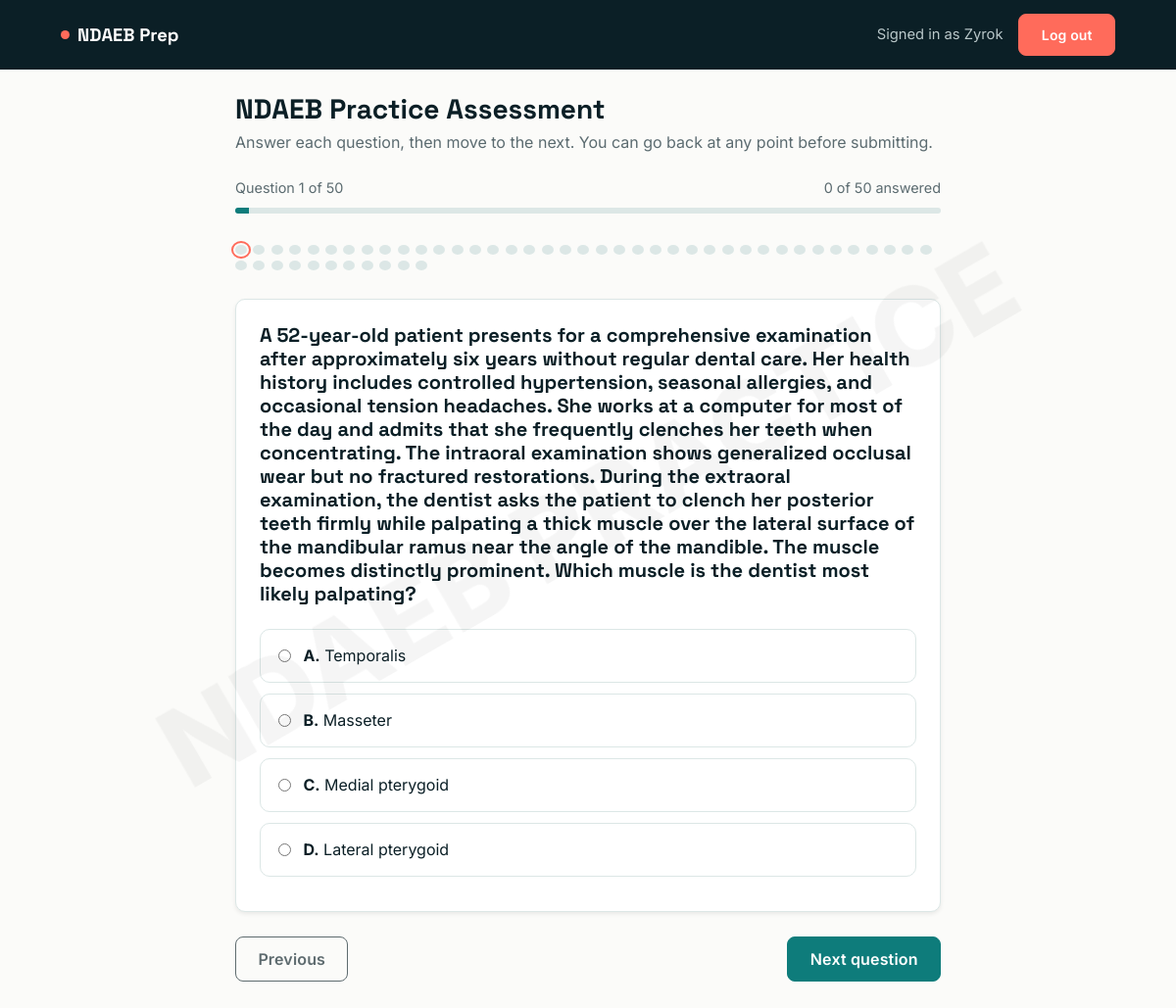
The page /exam/ (signed in) on the database its author committed.
### main/models.py (models this page shows, shortened)
class Question(models.Model):
    question = models.TextField()
    option_a = models.CharField(max_length=255)
    option_b = models.CharField(max_length=255)
    option_c = models.CharField(max_length=255)
    option_d = models.CharField(max_length=255)
    correct_option = models.CharField(max_length=1, choices=[('A', 'A'), ('B', 'B'), ('C', 'C'), ('D', 'D')])
    explanation = models.TextField(blank=True, help_text="Key note explanation shown during review.")

### main/views.py (the view)
# urls.py: path('exam/', views.exam_view, name='exam'),
@login_required
def exam_view(request):
    if request.user.profile.payment_status != 'APPROVED':
        messages.error(request, "Your payment must be approved before you can start the exam.")
        return redirect('dashboard')
    questions = Question.objects.all().order_by('id')
    return render(request, 'exam.html', {'questions': questions, 'is_review': False})

### templates/exam.html (shortened to what this page needs)
{% extends 'base.html' %}
{% block content %}
<div class="watermark">NDAEB PRACTICE</div>
<div class="exam-shell">
  {% if is_review %}
    <!-- ==========================================
         SINGLE PAGE REVIEW MODE
         ========================================== -->
    <div class="surface-card p-4 mb-4 text-center shadow-sm">
      <h4 class="fw-bold mb-1">Assessment Review</h4>
      <p class="fs-5 mb-0">
        Score: <strong class="text-teal">{{ score }} / {{ total }}</strong> ({{ percentage }}%)
      </p>
    </div>
    {% if questions %}
      {% for question in questions %}
        <div class="surface-card p-4 mb-4 shadow-sm" style="border-left: 5px solid {% if question.user_answer == question.correct_option %}#198754{% else %}#dc3545{% endif %};">
          <h5 class="fw-bold mb-4">Question {{ forloop.counter }}: {{ question.question }}</h5>
          <div class="mb-3" style="font-size: 1.05rem;">
            <p class="mb-2">
              <strong>Your option:</strong>
              {% if not question.user_answer %}
                <span style="color: #dc3545; font-weight: bold;">No Answer</span>
              {% else %}
                <span style="color: {% if question.user_answer == question.correct_option %}#198754{% else %}#dc3545{% endif %};">
                  Option {{ question.user_answer }}
                  ({% if question.user_answer == 'A' %}{{ question.option_a }}
                   {% elif question.user_answer == 'B' %}{{ question.option_b }}
                   {% elif question.user_answer == 'C' %}{{ question.option_c }}
                   {% elif question.user_answer == 'D' %}{{ question.option_d }}{% endif %})
                </span>
              {% endif %}
            </p>
            <p class="mb-0">
              <strong>Correct option:</strong>
              <span style="color: #198754;">
                Option {{ question.correct_option }}
                ({% if question.correct_option == 'A' %}{{ question.option_a }}
                 {% elif question.correct_option == 'B' %}{{ question.option_b }}
                 {% elif question.correct_option == 'C' %}{{ question.option_c }}
                 {% elif question.correct_option == 'D' %}{{ question.option_d }}{% endif %})
              </span>
            </p>
          </div>
          {% if question.explanation %}
            <div class="review-box mt-3">
              <strong class="text-teal d-block mb-1">Explanation:</strong>
              <p class="mb-0 text-secondary small">{{ question.explanation }}</p>
            </div>
          {% endif %}
        </div>
      {% endfor %}
      <div class="text-center mt-5 mb-5">
        <a href="{% url 'dashboard' %}" class="btn btn-coral btn-lg px-5">Return to Dashboard</a>
      </div>
    {% endif %}
  {% else %}
    <h3 class="fw-bold mb-1">NDAEB Practice Assessment</h3>
    <p style="color:var(--slate);" class="mb-4">
      Answer each question, then move to the next. You can go back at any point before submitting.
    </p>
    {% if questions %}
    <form method="POST" action="{% url 'submit_exam' %}" id="examForm">
      <div class="exam-meta">
        <span id="qPositionLabel">Question 1 of {{ questions|length }}</span>
        <span id="qAnsweredLabel">0 answered</span>
      </div>
      <div class="exam-progress-track">
        <div class="exam-progress-fill" id="progressFill"></div>
      </div>
      <div class="q-dots" id="qDots"></div>
      {% for question in questions %}
        <div class="q-card {% if forloop.first %}active{% endif %}"
             data-index="{{ forloop.counter0 }}"
             id="q-{{ question.id }}">
          <div class="surface-card p-4 mb-3 shadow-sm">
            <h5 class="fw-bold mb-4">{{ question.question }}</h5>
            <label class="q-option">
              <input type="radio" name="question_{{ question.id }}" value="A">
              <span><strong>A.</strong> {{ question.option_a }}</span>
            </label>
            <label class="q-option">
              <input type="radio" name="question_{{ question.id }}" value="B">
              <span><strong>B.</strong> {{ question.option_b }}</span>
            </label>
            <label class="q-option">
              <input type="radio" name="question_{{ question.id }}" value="C">
              <span><strong>C.</strong> {{ question.option_c }}</span>
            </label>
            <label class="q-option">
              <input type="radio" name="question_{{ question.id }}" value="D">
              <span><strong>D.</strong> {{ question.option_d }}</span>
            </label>
          </div>
          <div class="exam-nav-btns">
            <button type="button" class="btn btn-outline-teal prev-btn" {% if forloop.first %}disabled{% endif %}>Previous</button>
            {% if forloop.last %}
              <button type="submit" class="btn btn-coral">Submit completed assessment</button>
            {% else %}
              <button type="button" class="btn btn-primary next-btn">Next question</button>
            {% endif %}
          </div>
        </div>
      {% endfor %}
    </form>
    {% else %}
      <div class="alert alert-warning text-center">No questions found in the database.</div>
    {% endif %}
  {% endif %}
</div>
{% endblock %}

### templates/base.html (shortened to what this page needs)
<!DOCTYPE html>
<html lang="en">
  <head>
    <link href="https://cdn.jsdelivr.net/npm/bootstrap@5.3.0/dist/css/bootstrap.min.css" rel="stylesheet" />
  </head>
  <body>
    {% block layout %}
      <nav class="app-nav">
        <div class="container container-app d-flex justify-content-between align-items-center">
          <a class="brand" href="{% url 'dashboard' %}"><span class="dot"></span>NDAEB&nbsp;Prep</a>
          <div class="d-flex align-items-center gap-3">
            {% if user.is_authenticated %}
              <span class="welcome d-none d-sm-inline">Signed in as {{ user.username }}</span>
              <a href="{% url 'logout' %}" class="btn btn-coral btn-sm">Log out</a>
            {% else %}
              <a href="{% url 'index' %}" class="btn btn-coral btn-sm">Log in</a>
            {% endif %}
          </div>
        </div>
      </nav>
      <div class="container container-app pb-5 pt-4">
        {% block content %}
        {% endblock %}
      </div>
    {% endblock %}
  </body>
</html>

### templates/base.html (style rules this page uses)
:root { --ink: #0b1f26; --teal: #0e7c7b; --teal-dark: #0a5d5c; --teal-light: #e8f6f3; --coral: #ff6b5b; --coral-dark: #e5503f; --paper: #fbfbf9; --slate: #5b6b70; --line: #dce7e6; --radius: 10px; }
* { box-sizing: border-box; }
body { font-family: 'Inter', sans-serif; background: var(--paper); color: var(--ink); -webkit-font-smoothing: antialiased; }
h1, h2, h3, h4, h5, .brand-font { font-family: 'Space Grotesk', sans-serif; color: var(--ink); }
a { color: var(--teal-dark); }
.btn { border-radius: 8px; font-weight: 600; padding: 0.6rem 1.4rem; letter-spacing: 0.01em; }
.btn-primary { background: var(--teal); border-color: var(--teal); }
.btn-coral { background: var(--coral); border-color: var(--coral); color: #fff; }
.btn-outline-teal { border: 1.5px solid var(--teal); color: var(--teal-dark); background: transparent; }
.app-nav { background: var(--ink); padding: 0.9rem 0; }
.app-nav .brand { color: #fff; font-family: 'Space Grotesk', sans-serif; font-weight: 700; font-size: 1.15rem; text-decoration: none; display: flex; align-items: center; gap: 0.5rem; }
.app-nav .brand .dot { width: 9px; height: 9px; border-radius: 50%; background: var(--coral); display: inline-block; }
.app-nav .welcome { color: #b9c7c9; font-size: 0.92rem; }
.surface-card { background: #fff; border: 1px solid var(--line); border-radius: var(--radius); }
.container-app { max-width: 1100px; }

### templates/exam.html (style rules this page uses)
.watermark { position: fixed; top: 50%; left: 50%; transform: translate(-50%, -50%) rotate(-30deg); font-size: 7rem; font-weight: 800; color: rgba(0, 0, 0, 0.04); z-index: 9999; pointer-events: none; white-space: nowrap; user-select: none; }
.exam-shell { max-width: 720px; margin: 0 auto; position: relative; }
.exam-progress-track { height: 6px; background: var(--line); border-radius: 4px; overflow: hidden; margin-bottom: 2rem; }
.exam-progress-fill { height: 100%; background: var(--teal); width: 0%; transition: width .25s ease; }
.exam-meta { display: flex; justify-content: space-between; align-items: center; color: var(--slate); font-size: .9rem; margin-bottom: .6rem; }
.q-card { display: none; }
.q-card.active { display: block; }
.q-option { border: 1.5px solid var(--line); border-radius: 10px; padding: .9rem 1.1rem; display: flex; align-items: center; gap: .8rem; cursor: pointer; margin-bottom: .7rem; transition: border-color .15s ease, background .15s ease; }
.q-option input { accent-color: var(--teal); }
.exam-nav-btns { display: flex; justify-content: space-between; margin-top: 1.6rem; }
.q-dots { display: flex; flex-wrap: wrap; gap: .4rem; margin-bottom: 1.8rem; }

### rows shown on the page
Question: question "A 52-year-old patient presents for a comprehensive examination after approximately six years without regular dental care. Her health history includes controlled hypertension, seasonal allergies, and occasional tension headaches. She works at a computer for most of the day and admits that she frequently clenches her teeth when concentrating. The intraoral examination shows generalized occlusal wear but no fractured restorations. During the extraoral examination, the dentist asks the patient to clench her posterior teeth firmly while palpating a thick muscle over the lateral surface of the mandibular ramus near the angle of the mandible. The muscle becomes distinctly prominent. Which muscle…", option_a "Temporalis", option_b "Masseter", option_c "Medial pterygoid", option_d "Lateral pterygoid"

### other values the page prints
{{ user.username }} "Zyrok"
